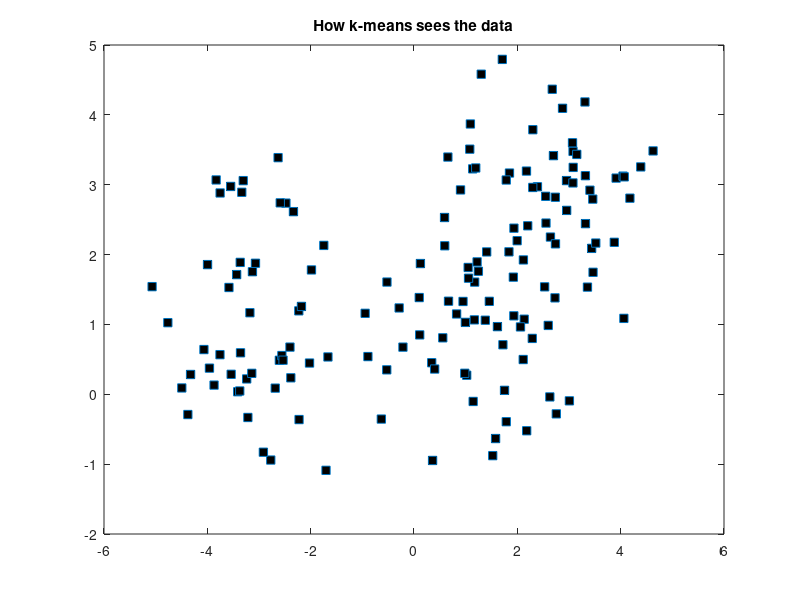
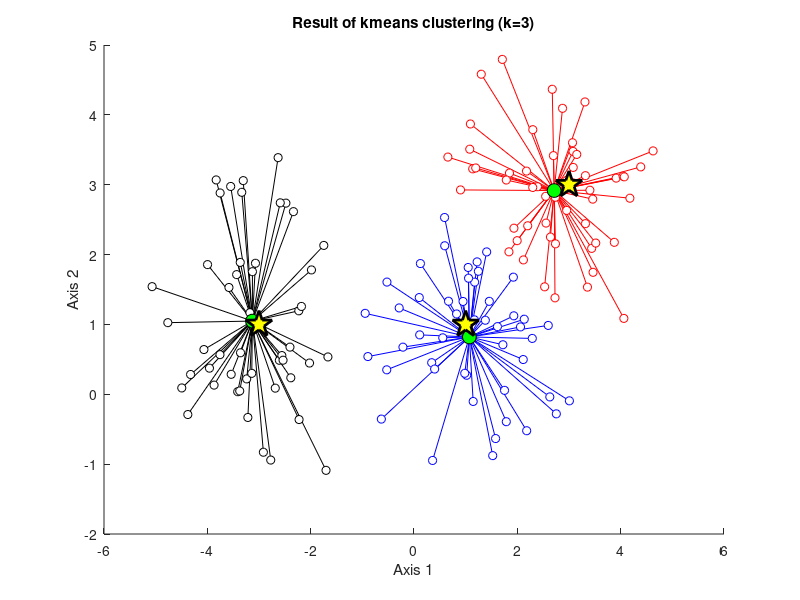
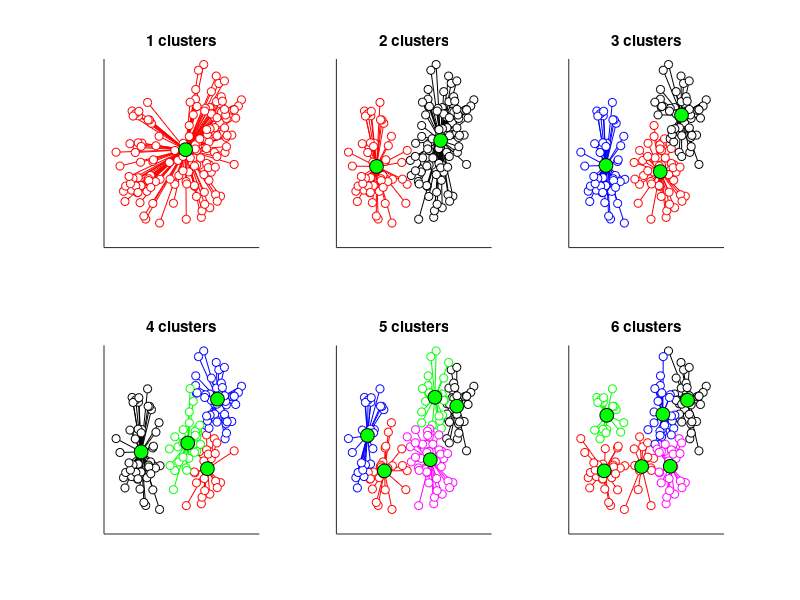
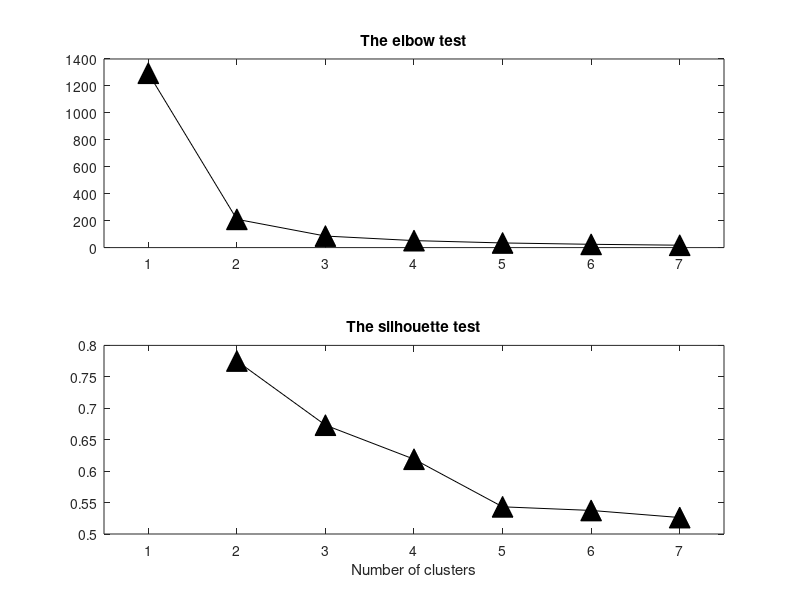

Source code (MATLAB) for these figures, in order:
%% K-means clustering
%% Create Data
nPerClust = 50;

% Blur around centroid (std units)
blur = 1;

% XY centroid locations
A = [  1 1 ];
B = [ -3 1 ];
C = [  3 3 ];

% Generate data
a = [ A(1)+randn(nPerClust,1)*blur A(2)+randn(nPerClust,1)*blur ];
b = [ B(1)+randn(nPerClust,1)*blur B(2)+randn(nPerClust,1)*blur ];
c = [ C(1)+randn(nPerClust,1)*blur C(2)+randn(nPerClust,1)*blur ];

% Concatanate into a list
data = [a; b; c];

% Show the data
figure(1)
plot(data(:,1),data(:,2),'s','markerfacecolor','k')
title('How k-means sees the data')

%% K-means Clustering

k = 3; % how many clusters?
[groupidx,cents,sumdist,distances] = kmeans(data,k);

% Draw lines from each data point to the centroids of each cluster
figure(2)
lineColors = 'rkbgmrkbgm';
hold on
for i=1:length(data)
    plot([ data(i,1) cents(groupidx(i),1) ],[ data(i,2) cents(groupidx(i),2) ],lineColors(groupidx(i)))
end

% Draw the raw data in different colors
for i=1:k
    plot(data(groupidx==i,1),data(groupidx==i,2),[ lineColors(i) 'o' ],'markerface','w')
end

% Plot the centroid locations
plot(cents(:,1),cents(:,2),'ko','markerface','g','markersize',10);
xlabel('Axis 1'), ylabel('Axis 2')
title([ 'Result of kmeans clustering (k=' num2str(k) ')' ])

% "ground-truth" centers
plot(A(1),A(2),'kp','linew',2,'markersize',20,'markerfacecolor','y')
plot(B(1),B(2),'kp','linew',2,'markersize',20,'markerfacecolor','y')
plot(C(1),C(2),'kp','linew',2,'markersize',20,'markerfacecolor','y')

%% Determining the Appropriate Number of Clusters (Qualitative)

figure(3)
for k=1:6
    % k-means with this number of clusters
    [groupidx,cents] = kmeans(data,k);
    
    % Draw lines from each data point to the centroids of each cluster
    subplot(2,3,k), hold on
    for i=1:length(data)
        plot([ data(i,1) cents(groupidx(i),1) ],[ data(i,2) cents(groupidx(i),2) ],lineColors(groupidx(i)))
    end
    
    % Draw the raw data in different colors
    for i=1:k
        plot(data(groupidx==i,1),data(groupidx==i,2),[ lineColors(i) 'o' ],'markerface','w')
    end
    
    % Plot the centroid locations
    plot(cents(:,1),cents(:,2),'ko','markerface','g','markersize',10);
    set(gca,'xtick',[],'ytick',[])
    title([  num2str(k) ' clusters' ])
end

%% Number of Clusters (Quantative)

ssds = zeros(6,1);
sils = zeros(6,1);

for k=1:7
    [groupidx,cents,ssd] = kmeans(data,k);
    ssds(k) = mean(ssd);
    
    sils(k) = mean( silhouette(data,groupidx) );
end

figure(4)
subplot(211)
plot(ssds,'k^-','markerfacecolor','k','markersize',15)
set(gca,'xtick',1:k,'xlim',[.5 k+.5])
title('The elbow test')


subplot(212)
plot(sils,'k^-','markerfacecolor','k','markersize',15)
set(gca,'xtick',1:k,'xlim',[.5 k+.5])
title('The silhouette test')
xlabel('Number of clusters')

%% Try again in N-D

nPerClust = 50;

% Blur around centroid (std units)
blur = 1;

% XY centroid locations
A = [  1 2  0 ];
B = [ -2 1 -2 ];
C = [  3 3  2 ];

% Generate data
a = bsxfun(@plus,randn(nPerClust,3)*blur,A);
b = bsxfun(@plus,randn(nPerClust,3)*blur,B);
c = bsxfun(@plus,randn(nPerClust,3)*blur,C);

% Concatanate into a list
data = [a; b; c];

% Show the data
figure(5), clf
plot3(data(:,1),data(:,2),data(:,3),'s','markerfacecolor','k')
axis square, grid on
rotate3d on
title('How k-means sees the data')

%% K-means

k = 3; % how many clusters?
[groupidx,cents,sumdist,distances] = kmeans(data,k);

% Draw lines from each data point to the centroids of each cluster
figure(6), clf
lineColors = 'rkbmrkbm';
hold on
for i=1:length(data)
    plot3([ data(i,1) cents(groupidx(i),1) ],[ data(i,2) cents(groupidx(i),2) ],[ data(i,3) cents(groupidx(i),3) ],lineColors(groupidx(i)))
end

% Draw the raw data in different colors
for i=1:k
    plot3(data(groupidx==i,1),data(groupidx==i,2),data(groupidx==i,3),[ lineColors(i) 'o' ],'markerface','w')
end

% Plot the centroid locations
plot3(cents(:,1),cents(:,2),cents(:,3),'ko','markerface','g','markersize',10);
xlabel('Axis 1'), ylabel('Axis 2'), zlabel('Axis 3')
grid on, axis square
title('Result of kmeans clustering')

% "ground-truth" centers
plot3(A(1),A(2),A(3),'kp','linew',2,'markersize',20,'markerfacecolor','y')
plot3(B(1),B(2),B(3),'kp','linew',2,'markersize',20,'markerfacecolor','y')
plot3(C(1),C(2),C(3),'kp','linew',2,'markersize',20,'markerfacecolor','y')

rotate3d on

%% end.